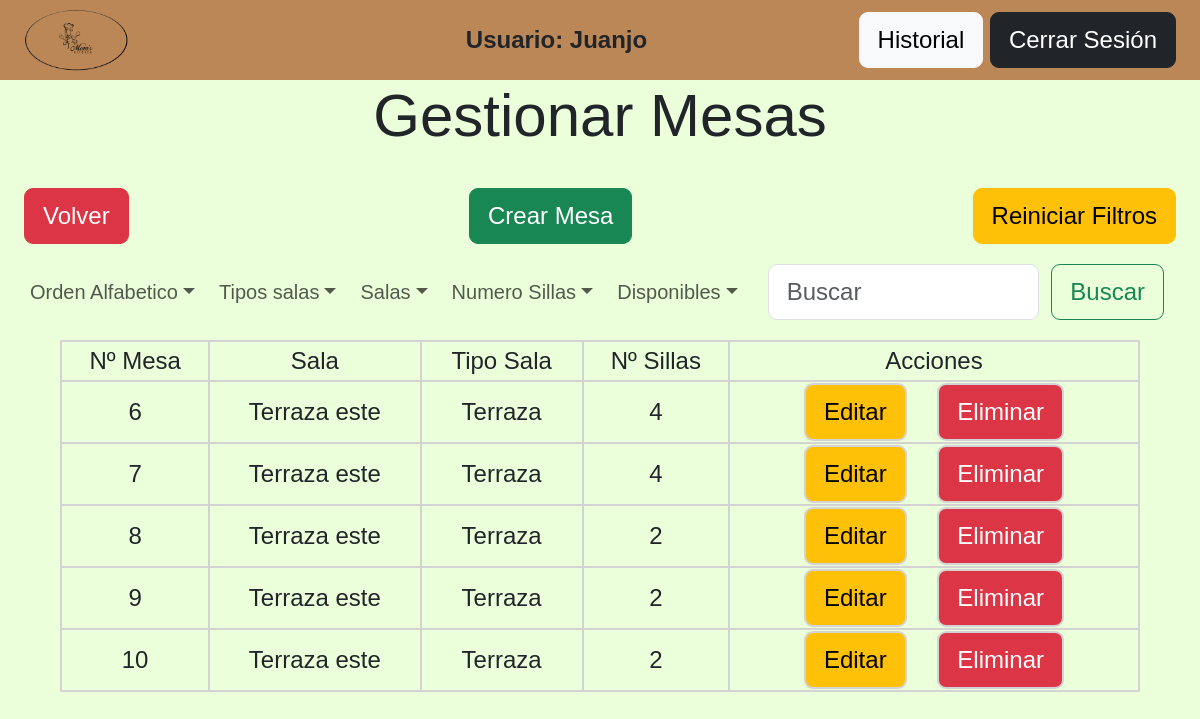
/view/admin/gestionarMesas.php?sala=2 (signed in), run on the app's committed database.
### tables this page shows
CREATE TABLE `mesa` (
  `id_mesa` INT NOT NULL AUTO_INCREMENT,
  `id_sala` INT NOT NULL,
  `libre` TINYINT NOT NULL,
  `num_sillas` INT(2) NOT NULL,
  PRIMARY KEY (`id_mesa`)
);

CREATE TABLE `sala` (
  `id_sala` INT NOT NULL AUTO_INCREMENT,
  `id_tipoSala` INT NOT NULL,
  `nombre_sala` VARCHAR(45) NOT NULL,
  `imagen_sala` VARCHAR(255) NOT NULL,
  PRIMARY KEY (`id_sala`)
);

CREATE TABLE `tipo_sala` (
  `id_tipoSala` INT NOT NULL AUTO_INCREMENT,
  `tipo_sala` VARCHAR(45) NOT NULL,
  PRIMARY KEY (`id_tipoSala`)
);

### procesos/filtrosMesas.php (called while the page is built, shortened)
<?php
    try{
        if(isset($_GET['orden'])){
            $orden = $_GET['orden'];
            $sqlOrden = "SELECT *
                        FROM mesa m
                        LEFT JOIN sala s ON m.id_sala = s.id_sala
                        LEFT JOIN tipo_sala tp ON s.id_tipoSala = tp.id_tipoSala
                        ORDER BY m.id_mesa $orden";
            $stmtResultado = $conn->prepare($sqlOrden);
        } else if(isset($_GET['sala'])){
            $salaID = trim($_GET['sala']);
            $sqlMesaXsala = "SELECT *
                            FROM mesa m
                            LEFT JOIN sala s ON m.id_sala = s.id_sala
                            LEFT JOIN tipo_sala tp ON s.id_tipoSala = tp.id_tipoSala
                            WHERE s.id_sala = :salaID";
            $stmtResultado = $conn->prepare($sqlMesaXsala);
            $stmtResultado->bindParam(":salaID", $salaID, PDO::PARAM_INT);
        } else if(isset($_GET['numeroSillas'])){
            $numSilla = trim($_GET['numeroSillas']);
                $sqlNumeroSillaMesa = "SELECT *
                                    FROM mesa m
                                    LEFT JOIN sala s ON m.id_sala = s.id_sala
                                    LEFT JOIN tipo_sala tp ON s.id_tipoSala = tp.id_tipoSala
                                    WHERE m.num_sillas = :numSilla";
                if(isset($_SESSION['salaID'])){
                    $idDeSala = $_SESSION['salaID'];
                    $sqlNumeroSillaMesa .= " AND s.id_sala = :id_sala";
                }
                $stmtResultado = $conn->prepare($sqlNumeroSillaMesa);
                $stmtResultado->bindParam(":numSilla", $numSilla, PDO::PARAM_INT);
                if(isset($_SESSION['salaID'])){
                    $stmtResultado->bindParam(":id_sala", $idDeSala, PDO::PARAM_INT);
                }
        } else if(isset($_GET['disponible'])){
            $libre = 0;
            if(isset($_SESSION['salaID'])){
                $sqlDisponibles = "SELECT *
                                FROM mesa m
                                LEFT JOIN sala s ON m.id_sala = s.id_sala
                                LEFT JOIN tipo_sala tp ON s.id_tipoSala = tp.id_tipoSala
                                WHERE m.libre = :libre AND s.id_sala = :salaID";
                $stmtResultado = $conn->prepare($sqlDisponibles);
                $stmtResultado->bindParam(":libre", $libre, PDO::PARAM_INT);
                $stmtResultado->bindParam(":salaID", $_SESSION['salaID'], PDO::PARAM_INT);
            } else {
                $sqlDisponibles = "SELECT *
                                FROM mesa m
                                LEFT JOIN sala s ON m.id_sala = s.id_sala
                                LEFT JOIN tipo_sala tp ON s.id_tipoSala = tp.id_tipoSala
                                WHERE m.libre = :libre";
                $stmtResultado = $conn->prepare($sqlDisponibles);
                $stmtResultado->bindParam(":libre", $libre, PDO::PARAM_INT);
            }
        } else {
            $sqlMesas = "SELECT *
                        FROM mesa m
                        LEFT JOIN sala s ON m.id_sala = s.id_sala
                        LEFT JOIN tipo_sala tp ON s.id_tipoSala = tp.id_tipoSala";
            $stmtResultado = $conn->prepare($sqlMesas);
        }
        $stmtResultado->execute();
        $result = $stmtResultado->fetchAll(PDO::FETCH_ASSOC);
    } catch(PDOException $e) {
        echo "Error: ". $e->getMessage();
        die();
    }

### view/admin/gestionarMesas.php (the view, shortened to what this page needs)
<?php
    require_once '../../procesos/conexion.php';
    require_once '../../procesos/filtrosMesas.php';
?>
<!DOCTYPE html>
<html lang="en">
<head>
    <link rel="stylesheet" href="../../css/admin.css">
    <link rel="stylesheet" href="https://cdnjs.cloudflare.com/ajax/libs/bootstrap/5.3.0/css/bootstrap.min.css">
    <link rel="stylesheet" href="https://cdn.jsdelivr.net/npm/sweetalert2@11.14.5/dist/sweetalert2.min.css">
</head>
<body class="body2">
    <header>
        <nav>
            <div id="pequeño2">
                <img src="../../img/logoRestaurante.png" alt="Logo" id="logo2">
            </div>
            <div class="sesionIniciada">
                <p>Usuario: <?php echo $_SESSION['nombre']?></p>
            </div>
            <div class="cerrarSesion">
                <a id="bug" href="../filtros.php">
                    <button type="submit" class="btn btn-light"  id="cerrarSesion">Historial</button>
                </a>
                <a href="../../procesos/logout.php">
                    <button type="submit" class="btn btn-dark" id="cerrarSesion">Cerrar Sesión</button>
                </a>
            </div>
        </nav>
    </header>
    <h1>Gestionar Mesas</h1>
    <div id="divReiniciar">
        <a href="borrarSesionesMesas.php?salir=1">
            <button class="btn btn-danger">Volver</button>
        </a>
        <a href="crearMesa.php">
            <button class="btn btn-success">Crear Mesa</button>
        </a>
        <a href="borrarSesionesMesas.php?borrar=5">
            <button class="btn btn-warning">Reiniciar Filtros</button>
        </a>
    </div>
    <nav class="navbar navbar-expand-lg barra">
    <div class="container-fluid">
        <div class="collapse navbar-collapse" id="navbarSupportedContent">
            <ul class="navbar-nav me-auto mb-2 mb-lg-0">
                <li class="nav-item dropdown">
                    <a class="nav-link dropdown-toggle enlace-barra" href="#" role="button" data-bs-toggle="dropdown" aria-expanded="false">Orden Alfabetico</a>
                </li>
                <li class="nav-item dropdown">
                    <a class="nav-link dropdown-toggle" href="#" role="button" data-bs-toggle="dropdown" aria-expanded="false">Tipos salas</a>
                </li>
                <li class="nav-item dropdown">
                    <a class="nav-link dropdown-toggle enlace-barra" href="#" role="button" data-bs-toggle="dropdown" aria-expanded="false">Salas</a>
                </li>
                <li class="nav-item dropdown">
                    <a class="nav-link dropdown-toggle enlace-barra" href="#" role="button" data-bs-toggle="dropdown" aria-expanded="false">Numero Sillas</a>
                </li>
                <li class="nav-item dropdown"><a class="nav-link dropdown-toggle" href="gestionarMesas.php?disponible">Disponibles</a></li>
            </ul>
            <form class="d-flex" role="search" method="GET" action="">
                <input class="form-control me-2" type="search" name="query" value="<?php echo isset($_SESSION['query']) ? $_SESSION['query'] : '' ?>" placeholder="Buscar" aria-label="Search">
                <button class="btn btn-outline-success" type="submit">Buscar</button>
            </form>
        </div>
    </div>
    </nav>
    <?php
        if($result){
            echo "<table>";
            echo "<thead>";
            echo "<tr>";
            echo "<th>Nº Mesa</th>";
            echo "<th>Sala</th>";
            echo "<th>Tipo Sala</th>";
            echo "<th>Nº Sillas</th>";
            echo "<th>Acciones</th>";
            echo "</tr>";
            echo "</thead>";
            echo "<tbody>";
            foreach($result as $fila){
                $idMesa = htmlspecialchars($fila['id_mesa']);
                $nombreSala = htmlspecialchars($fila['nombre_sala']);
                $tipoSala = htmlspecialchars($fila['tipo_sala']);
                $sillas = htmlspecialchars($fila['num_sillas']);
                echo "<tr>
                    <td>$idMesa</td>
                    <td>$nombreSala</td>
                    <td>$tipoSala</td>
                    <td>$sillas</td>
                    <td>
                        <a href='editarMesa.php?id=$idMesa' class='btn btn-warning'>Editar</a>
                        <a href='#' onclick='confirmarEliminacion($idMesa)' class='btn btn-danger'>Eliminar</a>
                    </td>
                </tr>";
            }
            echo "</tbody>";
            echo "</table>";
        } else {
            echo "<p>No hay resultados</p>";
        }
    ?>
</body>
</html>

### css/admin.css (style rules this page uses)
* { font-family: "Exo", sans-serif; font-optical-sizing: auto; font-weight: 500; font-style: normal; font-size: 3vh }
body, html { height: 100vh; width: 100vw; overflow-x: hidden }
h1 { text-align: center; }
form { background-color: rgba(255, 255, 255, 0.9); width: 50%; height: 70%; margin: auto; border-radius: 20px; box-shadow: rgba(0, 0, 0, 0.25) 0px 54px 55px, rgba(0, 0, 0, 0.12) 0px -12px 30px, rgba(0, 0, 0, 0.12) 0px 4px 6px, rgba(0, 0, 0, 0.17) 0px 12px 13px, rgba(0, 0, 0, 0.09) 0px -3px 5px; display: flex; }
header { width: 100vw; height: 10vh; background-color: #bb8756; }
.btn-primary, .form-control { width: 90% !important; margin: auto; }
button { margin-top: 3vh !important; margin-bottom: 3vh !important; }
#logo2 { height: auto; width: 45%; }
#pequeño2 { align-content: center; height: 100%; width: 20%; }
.body2 { background-color: #EBFFDB; min-height: 100vh !important; }
nav, ul { height: 100% !important; }
nav { display: flex; justify-content: space-between; align-items: center; margin-right: 2vw; margin-left: 2vw }
ul { margin: 0 !important; padding: 0 !important; display: flex; }
p { font-weight: bolder; }
#cerrarSesion, p { margin: 0 !important; }
.btn-danger { margin-left: 2vw; margin-bottom: 0 !important; }
.barra { height: 12vh !important; padding: 0 !important; margin: 0 !important; background-color: #EBFFDB; }
#bug { color: #bb8756 !important; }
.d-flex { padding-right: 1.5vw; padding-left: 1.5vw; background-color: none !important; box-shadow: none; background-color: transparent; margin-right: 0; margin-left: 0; }
.barra * { font-size: 2.5vh; }
table { width: 90vw; margin-left: 5vw; margin-right: 5vw; }
table * { text-align: center; border: lightgray 2px solid !important; }
#divReiniciar { display: flex; width: 100vw; justify-content: space-between; padding-right: 2vw; height: 10vh !important; }

### data on the page
mesa: id_mesa "6", id_sala.nombre_sala "Terraza este", tipo_sala.tipo_sala "Terraza", num_sillas "4"
mesa: id_mesa "7", id_sala.nombre_sala "Terraza este", tipo_sala.tipo_sala "Terraza", num_sillas "4"
mesa: id_mesa "8", id_sala.nombre_sala "Terraza este", tipo_sala.tipo_sala "Terraza", num_sillas "2"
mesa: id_mesa "9", id_sala.nombre_sala "Terraza este", tipo_sala.tipo_sala "Terraza", num_sillas "2"
mesa: id_mesa "10", id_sala.nombre_sala "Terraza este", tipo_sala.tipo_sala "Terraza", num_sillas "2"

### other printed values
$_SESSION['nombre'] "Juanjo"
